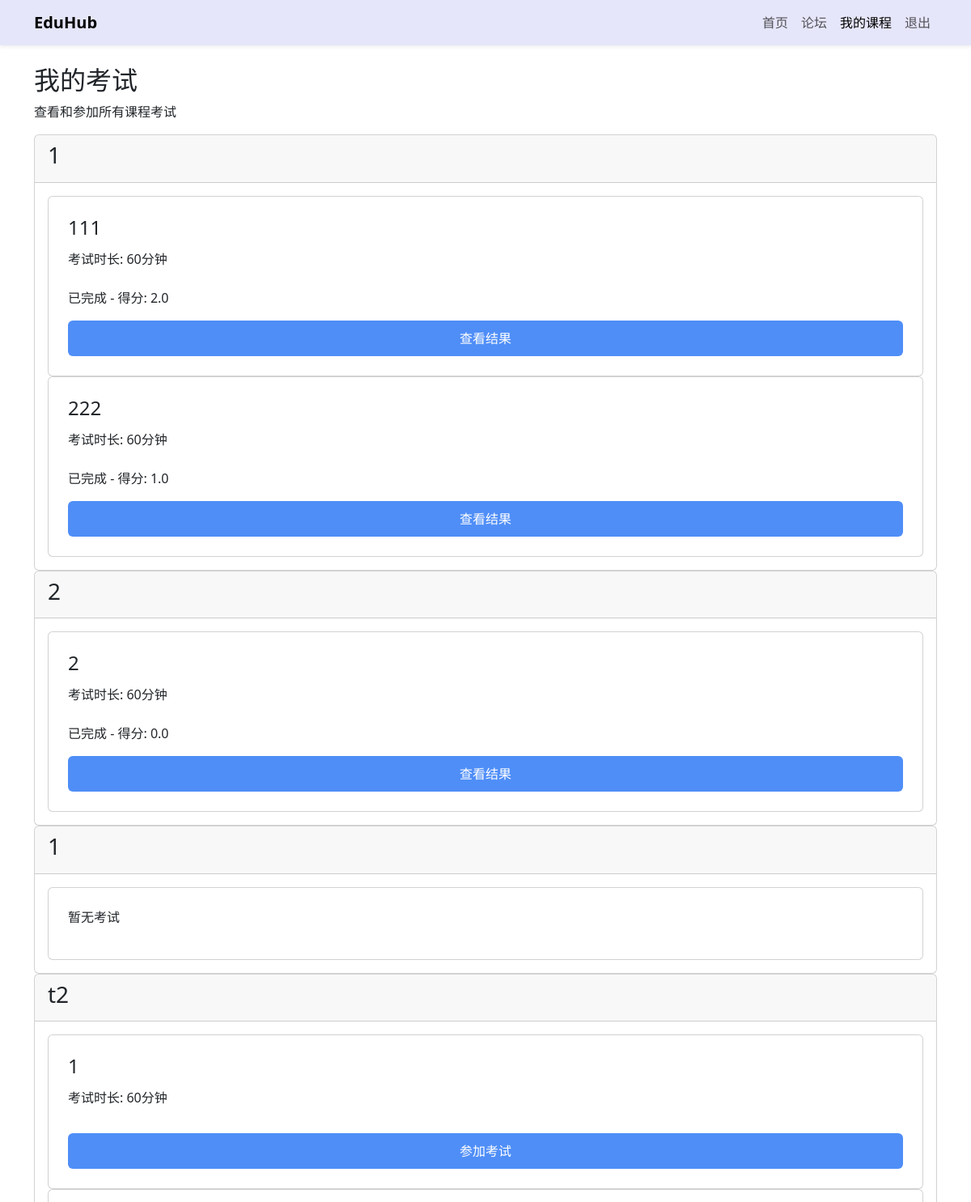
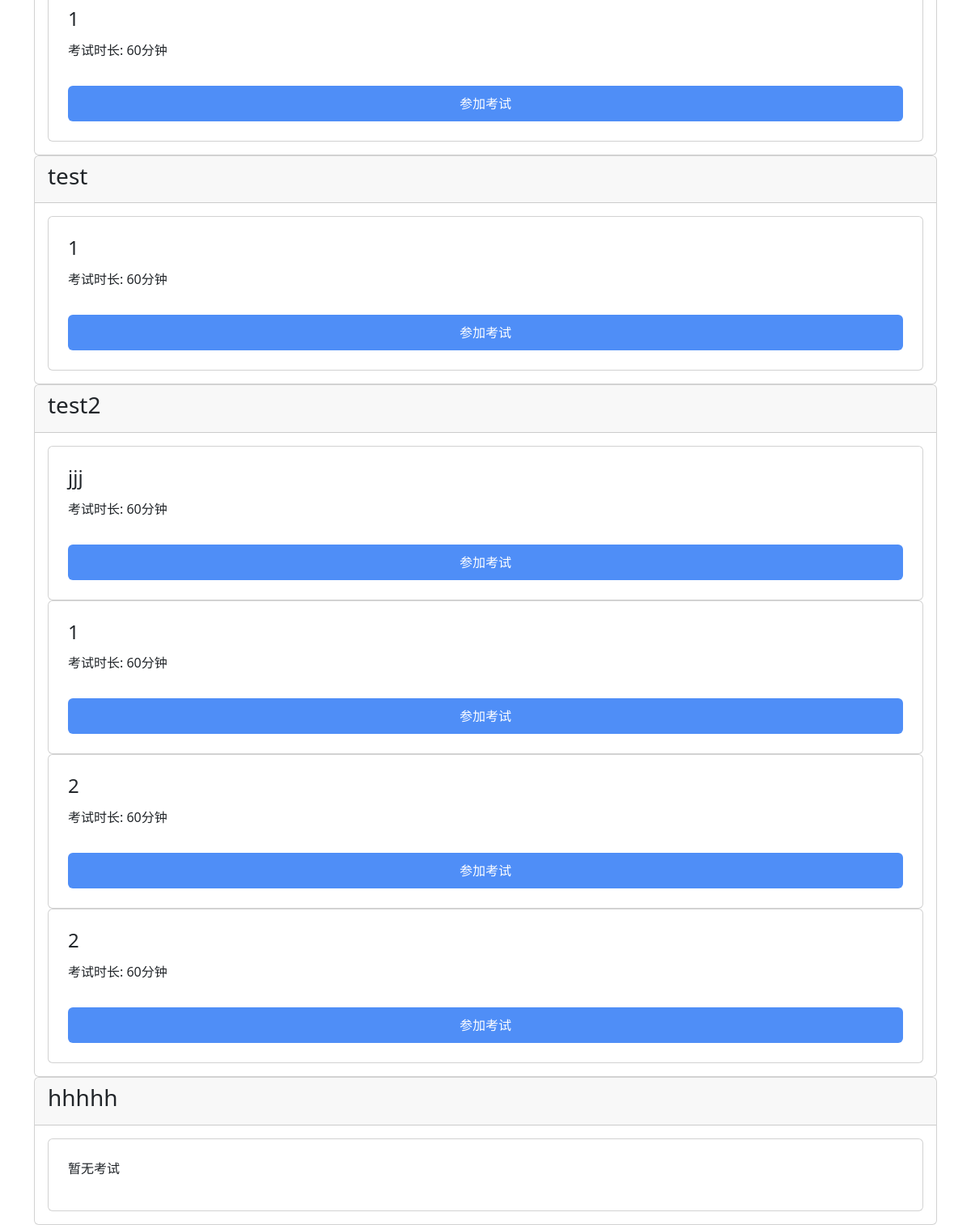
/student/exams (signed in), run on the app's committed database (2 pictures, top to bottom).
### models.py (models this page shows, shortened)
class Course(db.Model):
    id = db.Column(db.Integer, primary_key=True)
    title = db.Column(db.String(100), nullable=False)
    description = db.Column(db.Text)
    video_filename = db.Column(db.String(100), default='')  # 视频文件名
    upload_date = db.Column(db.DateTime, default=datetime.datetime.utcnow)
    teacher_id = db.Column(db.Integer, db.ForeignKey('user.id'), nullable=False)
    exams = db.relationship('Exam', backref='course', lazy=True)
    learning_materials = db.Column(db.String(200))  # 学习材料文件名
    is_ended = db.Column(db.Boolean, default=False)  # 新增：课程是否已结束
    cover_image = db.Column(db.String(200))  # 新增：课程封面图片文件名

class Exam(db.Model):
    id = db.Column(db.Integer, primary_key=True)
    title = db.Column(db.String(100), nullable=False)
    course_id = db.Column(db.Integer, db.ForeignKey('course.id'), nullable=False)
    duration = db.Column(db.Integer, default=60)  # 考试时长（分钟）
    questions = db.relationship('Question', backref='exam', lazy=True)
    exam_results = db.relationship('ExamResult', backref='exam_of_result', lazy=True)

class ExamResult(db.Model):
    id = db.Column(db.Integer, primary_key=True)
    user_id = db.Column(db.Integer, db.ForeignKey('user.id'), nullable=False)
    exam_id = db.Column(db.Integer, db.ForeignKey('exam.id'), nullable=False)
    score = db.Column(db.Float, nullable=False)
    total_possible_score = db.Column(db.Float, nullable=False)
    submission_time = db.Column(db.DateTime, default=datetime.datetime.utcnow)
    answer_json = db.Column(db.Text)  # 新增：存储学生作答
    user = db.relationship('User', backref='user_exam_result', lazy=True, overlaps="exam_results,user_exam_result")
    exam = db.relationship('Exam', backref='results', lazy=True, overlaps="exam_of_result,exam_results")

### main.py (the view)
@app.route('/student/exams')
@login_required
def student_exams():
    if current_user.role != 'student':
        abort(403)
    courses = current_user.enrolled_courses
    results_map = {}
    exam_results = ExamResult.query.filter_by(user_id=current_user.id).all()
    for result in exam_results:
        results_map[(result.exam_id, current_user.id)] = result
    return render_template('student_exams.html', courses=courses, results_map=results_map)

### main.py (called while the page is built)
@login_manager.user_loader
def load_user(user_id):
    return User.query.get(int(user_id))

### templates/student_exams.html (shortened to what this page needs)
{% extends "base.html" %}
{% block content %}
<h2>我的考试</h2>
<p>查看和参加所有课程考试</p>
{% for course in courses %}
<div class="card mb-6">
    <div class="card-header">
        <h3 class="font-semibold">{{ course.title }}</h3>
    </div>
    <div class="card-body">
        <div class="grid grid-cols-1 md:grid-cols-2 lg:grid-cols-3 gap-4">
            {% for exam in course.exams %}
            <div class="card p-4">
                <h4 class="font-medium">{{ exam.title }}</h4>
                <p class="text-sm text-gray-500 mt-1">考试时长: {{ exam.duration }}分钟</p>
                {% set result_key = (exam.id, current_user.id) %}
                {% set result = results_map.get(result_key) %}
                {% if result %}
                <div class="mt-2 text-sm text-green-600">
                     已完成 - 得分: {{ result.score }}
                </div>
                <a href="{{ url_for('exam_result', result_id=result.id) }}" class="mt-3 inline-block btn btn-sm btn-secondary">
                    查看结果
                </a>
                {% else %}
                <a href="{{ url_for('take_exam', exam_id=exam.id) }}" class="mt-3 inline-block btn btn-sm">
                    参加考试
                </a>
                {% endif %}
            </div>
            {% else %}
            <div class="card p-4">
                <p class="text-gray-500">暂无考试</p>
            </div>
            {% endfor %}
        </div>
    </div>
</div>
{% endfor %}
{% endblock %}

### static/styles.css (style rules this page uses)
.btn { background-color: #4F8EF7; color: #fff; border: none; padding: 10px 28px; border-radius: 6px; font-size: 16px; cursor: pointer; transition: background 0.2s; }

### data on the page
Course: title "1"
Exam: title "111", duration "60"
ExamResult: score "2.0"
Exam: title "222", duration "60"
ExamResult: score "1.0"
Course: title "2"
Exam: title "2", duration "60"
ExamResult: score "0.0"
Course: title "1"
Course: title "t2"
Exam: title "1", duration "60"
Exam: title "1", duration "60"
Course: title "test"
Exam: title "1", duration "60"
Course: title "test2"
Exam: title "jjj", duration "60"
Exam: title "1", duration "60"
Exam: title "2", duration "60"
Exam: title "2", duration "60"
Course: title "hhhhh"
